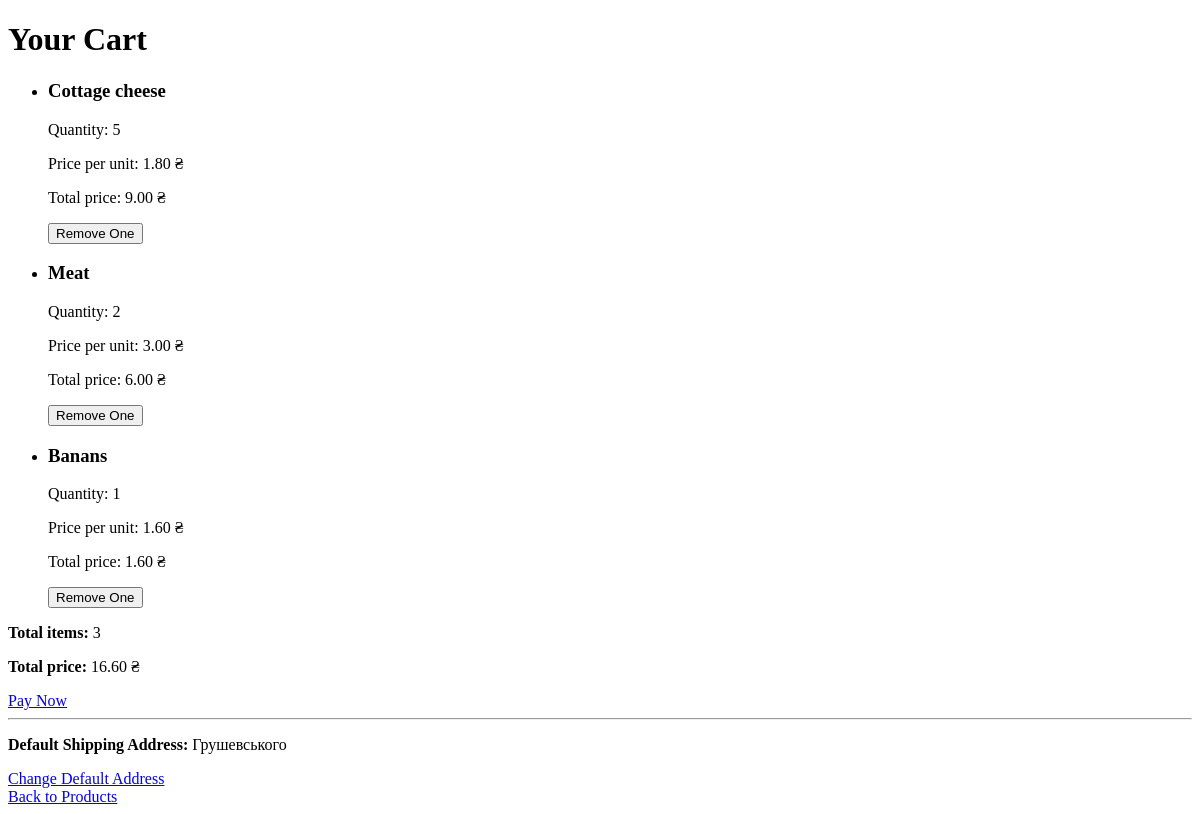
The app's page /cart/ (signed in), older data.
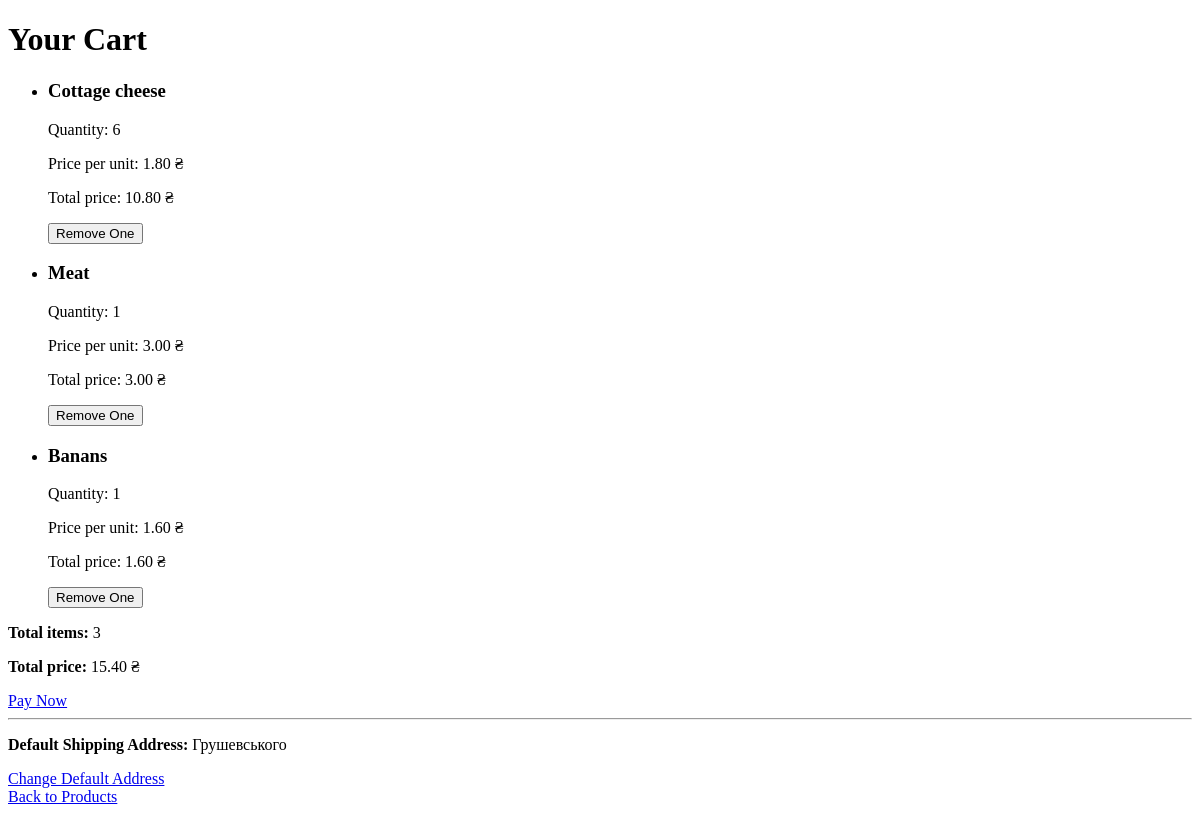
The same page, newer data.
### cart/models.py (models this page shows, shortened)
class CartItem(models.Model):
    cart = models.ForeignKey(Cart, on_delete=models.CASCADE, related_name='items')
    product = models.ForeignKey(Product, on_delete=models.CASCADE)
    quantity = models.IntegerField(default=1)
    @property
    def total_price(self):
        return self.quantity * self.product.price

### Products/models.py (models this page shows, shortened)
class Product(models.Model):
    title = models.CharField(max_length=200)
    price = models.DecimalField(max_digits=10, decimal_places=2)
    description = models.TextField()
    stock = models.IntegerField()
    price_1kg = models.DecimalField(max_digits=10, decimal_places=2)
    image = models.ImageField(upload_to='media/', default='media/default.jpg')
    category = models.ForeignKey(Category, on_delete=models.SET_NULL, null=True, blank=True)

### cart/views.py (the view)
# urls.py: path('', views.cart_view, name='cart_detail'),  # Головна сторінка кошика
@login_required
def cart_view(request):
    cart, _ = Cart.objects.get_or_create(user=request.user)
    cart_items = cart.items.all()
    total_price = sum(item.total_price for item in cart_items)
    default_address = Address.objects.filter(is_default=True).first()
    return render(request, 'cart.html', {
        'cart_items': cart_items,
        'total_price': total_price,
        'default_address': default_address,
    })

### templates/cart.html (shortened to what this page needs)
<!DOCTYPE html>
<html lang="en">
<head>
</head>
<body>
    <h1>Your Cart</h1>
    {% if cart_items %}
        <ul>
            {% for item in cart_items %}
                <li>
                    <h3>{{ item.product.title }}</h3>
                    <p>Quantity: {{ item.quantity }}</p>
                    <p>Price per unit: {{ item.product.price }} ₴</p>
                    <p>Total price: {{ item.total_price }} ₴</p>
                    <form action="{% url 'remove_from_cart' item.product.id %}" method="POST" style="display:inline;">
                        <button type="submit" class="btn btn-danger">Remove One</button>
                    </form>
                </li>
            {% endfor %}
        </ul>
        <p><strong>Total items:</strong> {{ cart_items|length }}</p>
        <p><strong>Total price:</strong> {{ total_price }} ₴</p>
        <div class="mt-4">
            <a href="{% url 'create_payment' %}" class="btn btn-success">Pay Now</a>
        </div>
    {% else %}
        <p>No items in your cart.</p>
    {% endif %}
    <hr>
    {% if default_address %}
        <p><strong>Default Shipping Address:</strong> {{ default_address.street }}</p>
        <a href="{% url 'shipping:set_default_address' %}" class="btn btn-warning">Change Default Address</a>
    {% else %}
        <p><strong>No default shipping address selected.</strong></p>
        <a href="{% url 'shipping:set_default_address' %}" class="btn btn-primary">Select Default Address</a>
    {% endif %}
    <div class="mt-4">
        <a href="{% url 'index' %}" class="btn btn-primary">Back to Products</a>
    </div>
</body>
</html>

Row changes from the older to the newer data that the page shows:
changed CartItem "Сottage cheese": quantity "5" → "6"; total_price "9.00" → "10.80"
changed CartItem "Meat": quantity "2" → "1"; total_price "6.00" → "3.00"
Text that changed along with them:
{{ total_price }}: "16.60" → "15.40"
